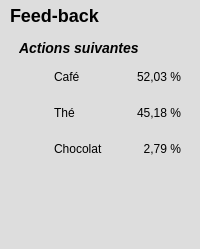
        <widget class="QFrame" name="feedback">
         <property name="styleSheet">
          <string notr="true">background-color: #ddd;
border: none;</string>
         </property>
         <property name="frameShape">
          <enum>QFrame::StyledPanel</enum>
         </property>
         <property name="frameShadow">
          <enum>QFrame::Raised</enum>
         </property>
         <layout class="QVBoxLayout" name="verticalLayout_12">
          <property name="spacing">
           <number>5</number>
          </property>
          <property name="leftMargin">
           <number>10</number>
          </property>
          <property name="topMargin">
           <number>5</number>
          </property>
          <property name="rightMargin">
           <number>10</number>
          </property>
          <property name="bottomMargin">
           <number>5</number>
          </property>
          <item>
           <widget class="QLabel" name="feedbackTitre">
            <property name="sizePolicy">
             <sizepolicy hsizetype="Preferred" vsizetype="Preferred">
              <horstretch>0</horstretch>
              <verstretch>0</verstretch>
             </sizepolicy>
            </property>
            <property name="minimumSize">
             <size>
              <width>0</width>
              <height>20</height>
             </size>
            </property>
            <property name="maximumSize">
             <size>
              <width>16777215</width>
              <height>16777215</height>
             </size>
            </property>
            <property name="styleSheet">
             <string notr="true">font-size: 18px;
font-weight: bold;</string>
            </property>
            <property name="text">
             <string>Feed-back</string>
            </property>
            <property name="alignment">
             <set>Qt::AlignLeading|Qt::AlignLeft|Qt::AlignTop</set>
            </property>
           </widget>
          </item>
          <item>
           <widget class="QFrame" name="actionsSuivantes">
            <property name="frameShape">
             <enum>QFrame::StyledPanel</enum>
            </property>
            <property name="frameShadow">
             <enum>QFrame::Raised</enum>
            </property>
            <layout class="QVBoxLayout" name="verticalLayout_11">
             <property name="spacing">
              <number>6</number>
             </property>
             <property name="bottomMargin">
              <number>0</number>
             </property>
             <item>
              <widget class="QLabel" name="actionsSuivantesTitre">
               <property name="styleSheet">
                <string notr="true">font-weight: bold;
font-style: italic;
font-size: 14px;</string>
               </property>
               <property name="text">
                <string>Actions suivantes</string>
               </property>
              </widget>
             </item>
             <item>
              <widget class="QFrame" name="actionsSuivantes1">
               <property name="frameShape">
                <enum>QFrame::StyledPanel</enum>
               </property>
               <property name="frameShadow">
                <enum>QFrame::Raised</enum>
               </property>
               <layout class="QHBoxLayout" name="horizontalLayout_13" stretch="0,0,0">
                <property name="spacing">
                 <number>10</number>
                </property>
                <property name="leftMargin">
                 <number>5</number>
                </property>
                <property name="topMargin">
                 <number>5</number>
                </property>
                <property name="rightMargin">
                 <number>0</number>
                </property>
                <property name="bottomMargin">
                 <number>5</number>
                </property>
                <item>
                 <widget class="QLabel" name="actionsSuivantes1Logo">
                  <property name="minimumSize">
                   <size>
                    <width>20</width>
                    <height>20</height>
                   </size>
                  </property>
                  <property name="maximumSize">
                   <size>
                    <width>20</width>
                    <height>20</height>
                   </size>
                  </property>
                  <property name="text">
                   <string/>
                  </property>
                  <property name="pixmap">
                   <pixmap resource="icones.qrc">:/logos/cup.png</pixmap>
                  </property>
                  <property name="scaledContents">
                   <bool>true</bool>
                  </property>
                 </widget>
                </item>
                <item>
                 <widget class="QLabel" name="actionsSuivantes1Label">
                  <property name="text">
                   <string>Café</string>
                  </property>
                  <property name="alignment">
                   <set>Qt::AlignLeading|Qt::AlignLeft|Qt::AlignVCenter</set>
                  </property>
                 </widget>
                </item>
                <item>
                 <widget class="QLabel" name="actionsSuivantes1Pourcentage">
                  <property name="minimumSize">
                   <size>
                    <width>60</width>
                    <height>20</height>
                   </size>
                  </property>
                  <property name="maximumSize">
                   <size>
                    <width>16777215</width>
                    <height>16777215</height>
                   </size>
                  </property>
                  <property name="text">
                   <string>52,03 %</string>
                  </property>
                  <property name="alignment">
                   <set>Qt::AlignRight|Qt::AlignTrailing|Qt::AlignVCenter</set>
                  </property>
                 </widget>
                </item>
               </layout>
              </widget>
             </item>
             <item>
              <widget class="QFrame" name="actionsSuivantes2">
               <property name="frameShape">
                <enum>QFrame::StyledPanel</enum>
               </property>
               <property name="frameShadow">
                <enum>QFrame::Raised</enum>
               </property>
               <layout class="QHBoxLayout" name="horizontalLayout_14" stretch="0,0,0">
                <property name="spacing">
                 <number>10</number>
                </property>
                <property name="leftMargin">
                 <number>5</number>
                </property>
                <property name="topMargin">
                 <number>5</number>
                </property>
                <property name="rightMargin">
                 <number>0</number>
                </property>
                <property name="bottomMargin">
                 <number>5</number>
                </property>
                <item>
                 <widget class="QLabel" name="actionsSuivantes2Logo">
                  <property name="minimumSize">
                   <size>
                    <width>20</width>
                    <height>20</height>
                   </size>
                  </property>
                  <property name="maximumSize">
                   <size>
                    <width>20</width>
                    <height>20</height>
                   </size>
                  </property>
                  <property name="text">
                   <string/>
                  </property>
                  <property name="pixmap">
                   <pixmap resource="icones.qrc">:/logos/cup.png</pixmap>
                  </property>
                  <property name="scaledContents">
                   <bool>true</bool>
                  </property>
                 </widget>
                </item>
                <item>
                 <widget class="QLabel" name="actionsSuivantes2Label">
                  <property name="text">
                   <string>Thé</string>
                  </property>
                  <property name="alignment">
                   <set>Qt::AlignLeading|Qt::AlignLeft|Qt::AlignVCenter</set>
                  </property>
                 </widget>
                </item>
                <item>
                 <widget class="QLabel" name="actionsSuivantes2Pourcentage">
                  <property name="minimumSize">
                   <size>
                    <width>60</width>
                    <height>20</height>
                   </size>
                  </property>
                  <property name="maximumSize">
                   <size>
                    <width>16777215</width>
                    <height>16777215</height>
                   </size>
                  </property>
                  <property name="text">
                   <string>45,18 %</string>
                  </property>
                  <property name="alignment">
                   <set>Qt::AlignRight|Qt::AlignTrailing|Qt::AlignVCenter</set>
                  </property>
                 </widget>
                </item>
               </layout>
              </widget>
             </item>
             <item>
              <widget class="QFrame" name="actionsSuivantes3">
               <property name="frameShape">
                <enum>QFrame::StyledPanel</enum>
               </property>
               <property name="frameShadow">
                <enum>QFrame::Raised</enum>
               </property>
               <layout class="QHBoxLayout" name="horizontalLayout_15" stretch="0,0,0">
                <property name="spacing">
                 <number>10</number>
                </property>
                <property name="leftMargin">
                 <number>5</number>
                </property>
                <property name="topMargin">
                 <number>5</number>
                </property>
                <property name="rightMargin">
                 <number>0</number>
                </property>
                <property name="bottomMargin">
                 <number>5</number>
                </property>
                <item>
                 <widget class="QLabel" name="actionsSuivantes3Logo">
                  <property name="minimumSize">
                   <size>
                    <width>20</width>
                    <height>20</height>
                   </size>
                  </property>
                  <property name="maximumSize">
                   <size>
                    <width>20</width>
                    <height>20</height>
                   </size>
                  </property>
                  <property name="text">
                   <string/>
                  </property>
                  <property name="pixmap">
                   <pixmap resource="icones.qrc">:/logos/cup.png</pixmap>
                  </property>
                  <property name="scaledContents">
                   <bool>true</bool>
                  </property>
                 </widget>
                </item>
                <item>
                 <widget class="QLabel" name="actionsSuivantes3Label">
                  <property name="text">
                   <string>Chocolat</string>
                  </property>
                  <property name="alignment">
                   <set>Qt::AlignLeading|Qt::AlignLeft|Qt::AlignVCenter</set>
                  </property>
                 </widget>
                </item>
                <item>
                 <widget class="QLabel" name="actionsSuivantes3Pourcentage">
                  <property name="minimumSize">
                   <size>
                    <width>60</width>
                    <height>20</height>
                   </size>
                  </property>
                  <property name="maximumSize">
                   <size>
                    <width>16777215</width>
                    <height>16777215</height>
                   </size>
                  </property>
                  <property name="text">
                   <string>2,79 %</string>
                  </property>
                  <property name="alignment">
                   <set>Qt::AlignRight|Qt::AlignTrailing|Qt::AlignVCenter</set>
                  </property>
                 </widget>
                </item>
               </layout>
              </widget>
             </item>
             <item>
              <spacer name="actionsSuivantesSpacer">
               <property name="orientation">
                <enum>Qt::Vertical</enum>
               </property>
               <property name="sizeHint" stdset="0">
                <size>
                 <width>20</width>
                 <height>80</height>
                </size>
               </property>
              </spacer>
             </item>
            </layout>
           </widget>
          </item>
         </layout>
        </widget>
